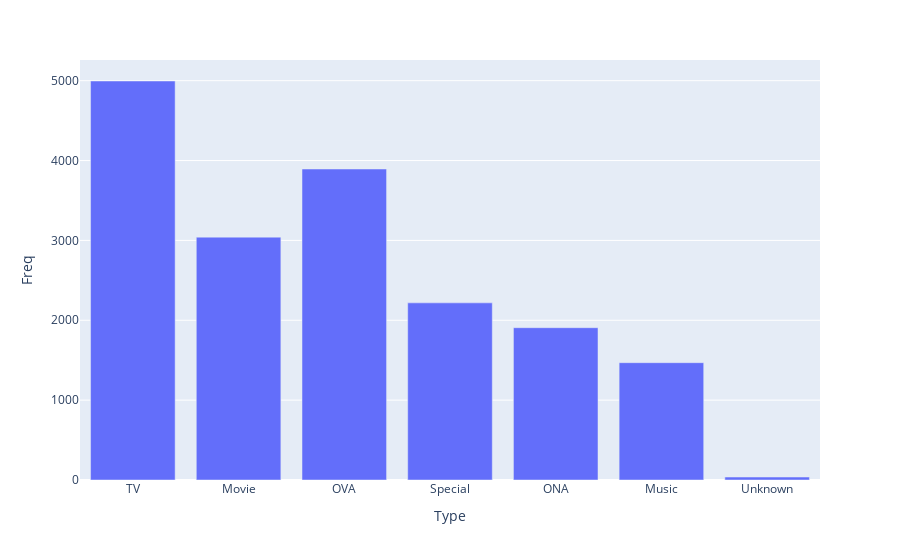

This figure's notebook cell:
### Code cell
#Visualizing the frequency of different types of anime present in the dataset
type_freq_count = {}
for animetype in anime_data_org['Type'].unique():
    type_freq_count[animetype] =  anime_data_org['Type'].value_counts()[animetype]

type_df = pd.DataFrame({'Type':type_freq_count.keys(),'Freq':type_freq_count.values()})
fig = px.bar(type_df, x='Type', y="Freq")
fig.show()

### Figure 1 — Plotly figure (JSON) as saved in the notebook; plotly's stock layout.template omitted (floating-point values rounded to 4 significant figures)
{"data": [{"alignmentgroup": "True", "hovertemplate": "Type=%{x}<br>Freq=%{y}<extra></extra>", "legendgroup": "", "marker": {"color": "#636efa", "pattern": {"shape": ""}}, "name": "", "offsetgroup": "", "orientation": "v", "showlegend": false, "textposition": "auto", "type": "bar", "x": ["TV", "Movie", "OVA", "Special", "ONA", "Music", "Unknown"], "xaxis": "x", "y": [4996, 3041, 3894, 2218, 1907, 1469, 37], "yaxis": "y"}], "layout": {"barmode": "relative", "legend": {"tracegroupgap": 0}, "margin": {"t": 60}, "xaxis": {"anchor": "y", "domain": [0, 1], "title": {"text": "Type"}}, "yaxis": {"anchor": "x", "domain": [0, 1], "title": {"text": "Freq"}}}}
